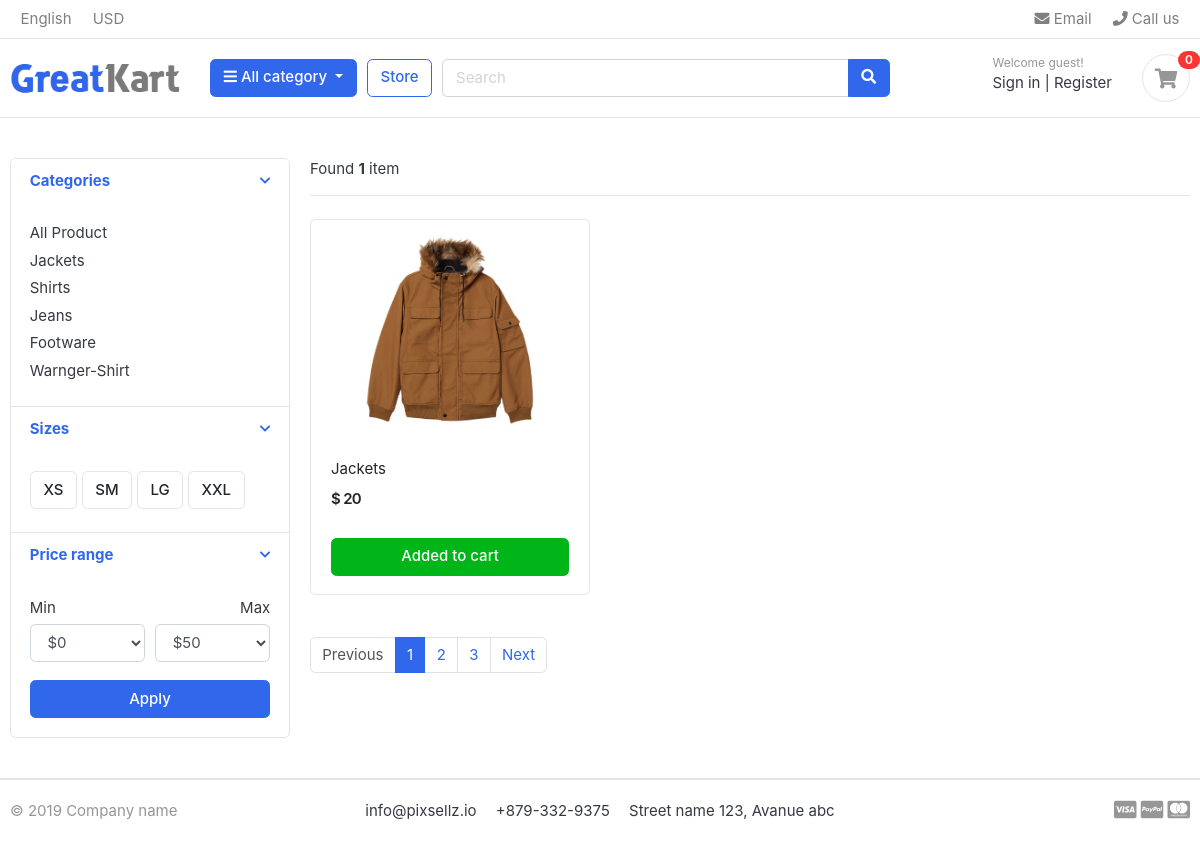
The page /store/jackets/ on the database its author committed.
### category/models.py (models this page shows, shortened)
class Category(models.Model):
    category_name = models.CharField(max_length=100, unique=True)
    category_slug = models.SlugField(max_length=100, unique=True , auto_created=True) ##nothing but url
    category_description = models.TextField(max_length=300 , blank=True) #blank=True means its not mandatory
    category_img = models.ImageField(upload_to='photos/category/' , blank=True) #blank=True means its not mandatory
    category_created_date = models.DateTimeField(auto_now_add=True)
    category_updated_date = models.DateTimeField(auto_now=True)
    class Meta:
        verbose_name = "category"
        verbose_name_plural = "categories" ##just to make plural form of category in admin panel
    def get_url(self):
        return reverse('products_by_category' , args = [self.category_slug])  ##to make dynamic url for each category

### store/models.py (models this page shows, shortened)
class product(models.Model):
    product_name = models.CharField(max_length=200, unique=True)
    product_slug = models.SlugField(max_length=200, unique=True , help_text="a label for URL config" , auto_created=True) ##nothing but url
    priduct_description = models.TextField(max_length=500, blank=True)
    product_price = models.IntegerField()
    product_image = models.ImageField(upload_to='photos/products')
    product_stock = models.IntegerField()
    is_available  = models.BooleanField(default=True)
    category_fk   = models.ForeignKey(Category, on_delete=models.CASCADE) #Foreign key to link with category table
    product_created_date = models.DateTimeField(auto_now_add=True)
    product_updated_date = models.DateTimeField(auto_now=True)
    def get_url(self):
        return reverse('product_details' , args=[self.category_fk.category_slug , self.product_slug])  ##to make dynamic url for each product

### store/views.py (the view)
# urls.py: path("store/" , include("store.urls")),
def store(request , category_slug=None):
    category = None
    products = None
    if category_slug != None:
        category = get_object_or_404(Category , category_slug=category_slug)
        products = product.objects.filter(category_fk=category , is_available=True)
        product_count = products.count()
    else:
        products = product.objects.all().filter(is_available=True)
        product_count = products.count()
    context = {
        'product': products,
        'products_count': product_count
    }
    return render(request , "store/store.html" , context = context)

### category/context_proccesor.py (called while the page is built)
def list_category(request):
    category_link = Category.objects.all()
    context = {
        'category': category_link
    }
    return context

### templates/store/store.html (shortened to what this page needs)
{% extends 'base.html' %}
{% block content %}
{% load static %}
<section class="section-content padding-y">
    <div class="container">
        <div class="row">
            <aside class="col-md-3">
                <div class="card">
                    <article class="filter-group">
                        <header class="card-header">
                            <a href="#" data-toggle="collapse" data-target="#collapse_1" aria-expanded="true" class="">
                                <i class="icon-control fa fa-chevron-down"></i>
                                <h6 class="title">Categories</h6>
                            </a>
                        </header>
                        <div class="filter-content collapse show" id="collapse_1">
                            <div class="card-body">
                                <ul class="list-menu">
                                    <li><a href="{% url 'store' %}">All Product</a></li>
                                </ul>
                                {% for cat in category %}
                                <ul class="list-menu">
                                    <li><a href="{{ cat.get_url }}">{{cat.category_name}} </a></li>
                                </ul>
                                {% endfor %}
                            </div>
                        </div>
                    </article>
                    <article class="filter-group">
                        <header class="card-header">
                            <a href="#" data-toggle="collapse" data-target="#collapse_4" aria-expanded="true" class="">
                                <i class="icon-control fa fa-chevron-down"></i>
                                <h6 class="title">Sizes </h6>
                            </a>
                        </header>
                        <div class="filter-content collapse show" id="collapse_4">
                            <div class="card-body">
                                <label class="checkbox-btn">
                                    <span class="btn btn-light"> XS </span>
                                </label>
                                <label class="checkbox-btn">
                                    <span class="btn btn-light"> SM </span>
                                </label>
                                <label class="checkbox-btn">
                                    <span class="btn btn-light"> LG </span>
                                </label>
                                <label class="checkbox-btn">
                                    <span class="btn btn-light"> XXL </span>
                                </label>
                            </div>
                        </div>
                    </article>
                    <article class="filter-group">
                        <header class="card-header">
                            <a href="#" data-toggle="collapse" data-target="#collapse_3" aria-expanded="true" class="">
                                <i class="icon-control fa fa-chevron-down"></i>
                                <h6 class="title">Price range </h6>
                            </a>
                        </header>
                        <div class="filter-content collapse show" id="collapse_3">
                            <div class="card-body">
                                <div class="form-row">
                                    <div class="form-group col-md-6">
                                        <label>Min</label>
                                        <select class="mr-2 form-control">
                                            <option value="0">$0</option>
                                        </select>
                                    </div>
                                    <div class="form-group text-right col-md-6">
                                        <label>Max</label>
                                        <select class="mr-2 form-control">
                                            <option value="50">$50</option>
                                        </select>
                                    </div>
                                </div>
                                <button class="btn btn-block btn-primary">Apply</button>
                            </div>
                        </div>
                    </article>
                </div>
            </aside>
            <main class="col-md-9">
                <header class="border-bottom mb-4 pb-3">
                    {% if products_count %}
                    <div class="form-inline">
                        <span class="mr-md-auto">Found <b>{{products_count}}</b> item</span>
                    </div>
                    {% endif %}
                </header>
                <div class="row">
                    {% for p in product %}
                    <div class="col-md-4">
                        <figure class="card card-product-grid">
                            <div class="img-wrap">
                                <a href="{{ pro.get_url }}"> <img src="{{p.product_image.url}}"> </a>
                            </div>
                            <figcaption class="info-wrap">
                                <div class="fix-height">
                                    <a href="{{ p.get_url }}" class="title">{{p.product_name}}</a>
                                    <div class="price-wrap mt-2">
                                        <span class="price">$ {{p.product_price}}</span>
                                    </div>
                                </div>
                                <a href="#" class="btn btn-block btn-success">Added to cart </a>
                            </figcaption>
                        </figure>
                    </div>
                    {% endfor %}
                </div>
                <nav class="mt-4" aria-label="Page navigation sample">
                    <ul class="pagination">
                        <li class="page-item disabled"><a class="page-link" href="#">Previous</a></li>
                        <li class="page-item active"><a class="page-link" href="#">1</a></li>
                        <li class="page-item"><a class="page-link" href="#">2</a></li>
                        <li class="page-item"><a class="page-link" href="#">3</a></li>
                        <li class="page-item"><a class="page-link" href="#">Next</a></li>
                    </ul>
                </nav>
            </main>
        </div>
    </div>
</section>
{% endblock content %}

### static/css/ui.css (style rules this page uses)
html { font-family: "Inter", sans-serif; font-size: 15px; }
.img-wrap { text-align: center; display: block; }
.img-wrap img { max-width: 100%; }
.price-wrap { letter-spacing: -0.7px; }
.padding-y { padding-top: 40px; padding-bottom: 40px; }
figure { margin-bottom: 0; }
article:after, .form-group:after { display: block; clear: both; content: ""; }
.btn-light { background-color: #fff; border-color: #e4e4e4; }
[class*=list-] li:after { visibility: hidden; display: block; content: ""; overflow: hidden; height: 0; clear: both; }
.list-menu { list-style: none; margin: 0; padding-left: 0; }
.list-menu li { margin-bottom: 5px; }
.list-menu a { color: #343a40; }
[class*=card-product] a.title { color: #212529; display: block; }
[class*=card-product] .img-wrap { overflow: hidden; position: relative; }
[class*=card-product] .img-wrap img { height: 100%; max-width: 100%; width: auto; display: inline-block; -o-object-fit: cover; object-fit: cover; }
.card-product-grid { margin-bottom: 20px; }
.card-product-grid .img-wrap { border-radius: 0.2rem 0.2rem 0 0; height: 220px; }
.card-product-grid .info-wrap { overflow: hidden; padding: 18px 20px; }
.card-product-grid .fix-height { height: 80px; overflow: hidden; }
.card .img-wrap { overflow: hidden; }
.price { font-weight: 600; color: #212529; }
.icon-control { margin-top: 5px; float: right; font-size: 80%; }
.card-header .title { margin-bottom: 0; line-height: 1.5; }
.filter-group { border-bottom: 1px solid #e4e4e4; }
.filter-group .card-header { border-bottom: 0; }
.filter-group:last-child { border-bottom: 0; }
.checkbox-btn { position: relative; }

### rows shown on the page
Category: category_name "Jackets"
Category: category_name "Shirts"
Category: category_name "Jeans"
Category: category_name "Footware"
Category: category_name "Warnger-Shirt"
product: product_image (picture), product_name "Jackets", product_price "20"

### other values the page prints
{{ products_count }} "1"
